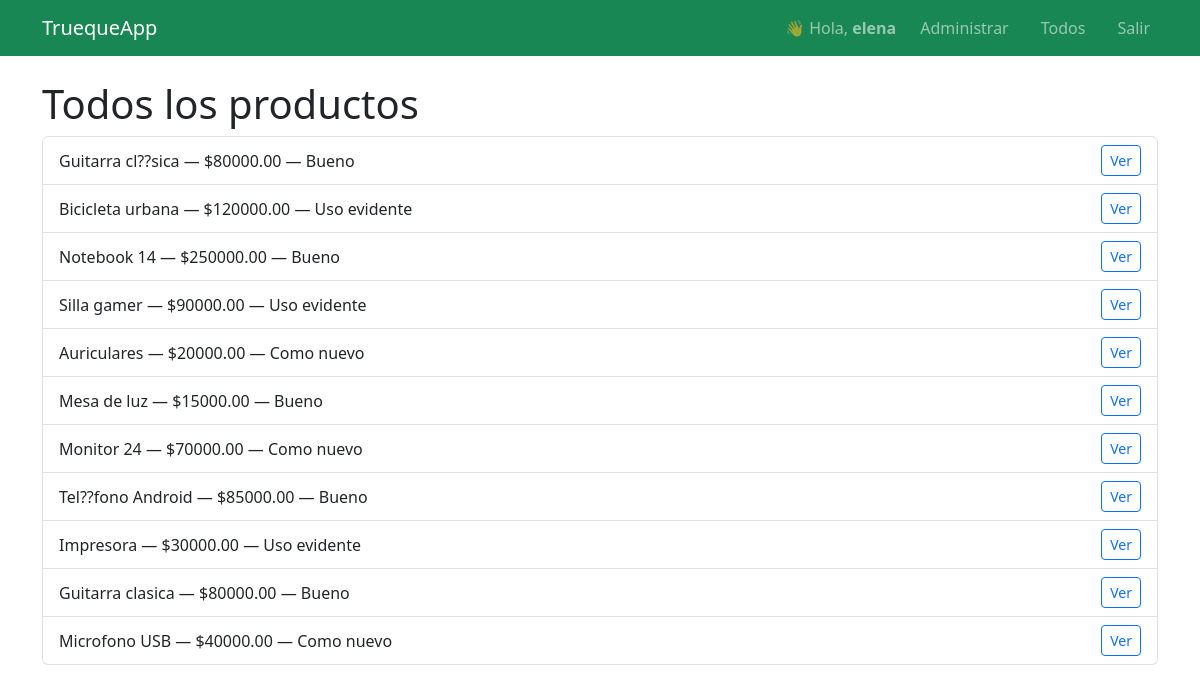
The page /producto/todas/ (signed in) on the database its author committed.
### productos/models.py (models this page shows, shortened)
class Producto(models.Model):
    titulo = models.CharField(max_length=120)
    descripcion = models.TextField()
    precio = models.DecimalField(max_digits=10, decimal_places=2)
    estado = models.CharField(max_length=20)
    vendedor = models.ForeignKey(User, on_delete=models.CASCADE)
    class Meta:
        permissions = [
            ("view_all_producto", "Ver todos los productos"),
        ]

### productos/views.py (the view)
# urls.py: path('producto/todas/', views.todas, name='todas'),
@login_required
def todas(request):
    return render(request, 'todas.html', {'productos': Producto.objects.all()})

### productos/templates/todas.html (shortened to what this page needs)
{% extends "base.html" %}
{% block content %}
<h1>Todos los productos</h1>
<ul class="list-group">
  {% for p in productos %}
  <li class="list-group-item d-flex justify-content-between align-items-center">
    <span>{{ p.titulo }} — ${{ p.precio }} — {{ p.estado }}</span>
    <a class="btn btn-sm btn-outline-primary" href="{% url 'detalle' p.titulo %}">Ver</a>
  </li>
  {% empty %}
  <li class="list-group-item">No hay publicaciones</li>
  {% endfor %}
</ul>
{% endblock %}

### productos/templates/base.html (shortened to what this page needs)
<!doctype html>
<html lang="es">
<head>
  <link href="https://cdn.jsdelivr.net/npm/bootstrap@5.3.0/dist/css/bootstrap.min.css" rel="stylesheet">
</head>
<body>
<nav class="navbar navbar-expand-lg navbar-dark bg-success">
  <div class="container">
    <a class="navbar-brand" href="{% url 'home' %}">TruequeApp</a>
    <div class="collapse navbar-collapse" id="mainNav">
      <ul class="navbar-nav ms-auto align-items-center gap-3">
        {% if user.is_authenticated %}
          <li class="nav-item">
            <span class="navbar-text">👋 Hola, <strong>{{ user.username }}</strong></span>
          </li>
          {% if user.is_staff or user.is_superuser %}
            <li class="nav-item">
              <a class="nav-link" href="{% url 'admin:index' %}">Administrar</a>
            </li>
          {% endif %}
          <li class="nav-item"><a class="nav-link" href="{% url 'todas' %}">Todos</a></li>
          <li class="nav-item"><a class="nav-link" href="{% url 'logout' %}">Salir</a></li>
        {% else %}
          <li class="nav-item"><a class="nav-link" href="{% url 'login' %}">Ingresar</a></li>
          <li class="nav-item"><a class="nav-link" href="{% url 'registro' %}">Registrarse</a></li>
        {% endif %}
      </ul>
    </div>
  </div>
</nav>
<main class="container py-4">
  {% block content %}{% endblock %}
</main>
</body>
</html>

### rows shown on the page
Producto: titulo "Guitarra cl??sica", precio "80000.00", estado "Bueno"
Producto: titulo "Bicicleta urbana", precio "120000.00", estado "Uso evidente"
Producto: titulo "Notebook 14", precio "250000.00", estado "Bueno"
Producto: titulo "Silla gamer", precio "90000.00", estado "Uso evidente"
Producto: titulo "Auriculares", precio "20000.00", estado "Como nuevo"
Producto: titulo "Mesa de luz", precio "15000.00", estado "Bueno"
Producto: titulo "Monitor 24", precio "70000.00", estado "Como nuevo"
Producto: titulo "Tel??fono Android", precio "85000.00", estado "Bueno"
Producto: titulo "Impresora", precio "30000.00", estado "Uso evidente"
Producto: titulo "Guitarra clasica", precio "80000.00", estado "Bueno"
Producto: titulo "Microfono USB", precio "40000.00", estado "Como nuevo"

### other values the page prints
{{ user.username }} "elena"
